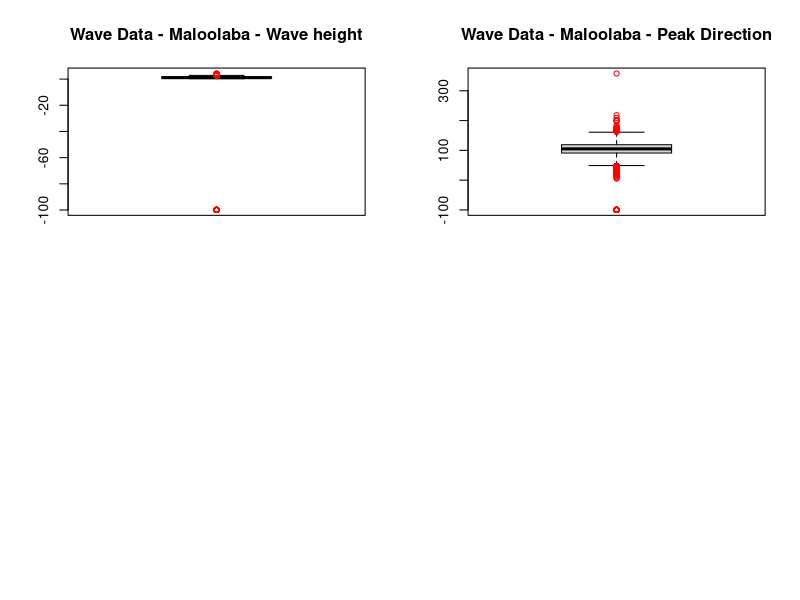
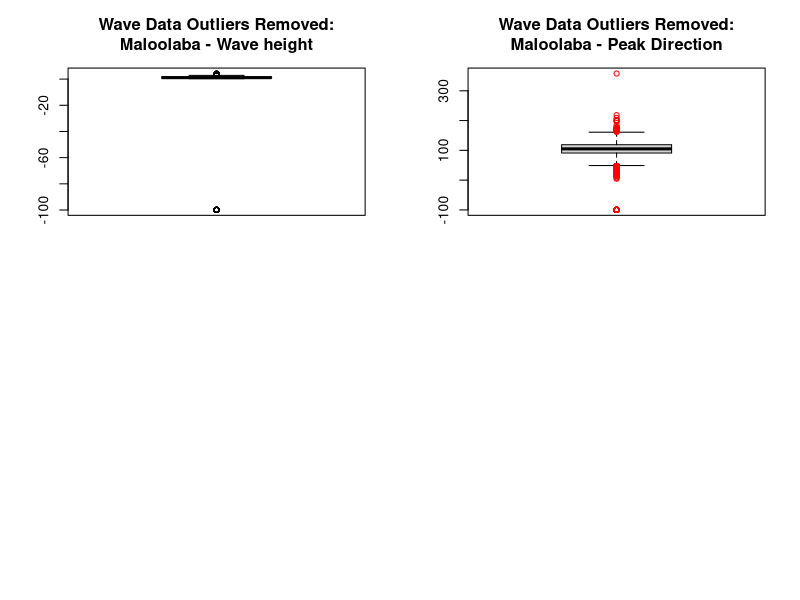

These charts were generated, in order, by the following R code:
## ---- chunk 1


## ---- chunk 2
maloolaba.waves <- read.csv(file = "./data/mooloolaba_2018-01-01t00_00-2018-10-31t23_30.csv", header = T)
caloundra.waves <- read.csv(file = "./data/caloundra-pob_2018-01-01t00_00-2018-10-31t23_30.csv", header = T)


## ---- chunk 3
head(maloolaba.waves)
tail(maloolaba.waves)

## ---- chunk 4
summary(maloolaba.waves)
## ---- chunk 5
par(mfrow=c(2,2))
boxplot(maloolaba.waves$Hs,
        data=maloolaba.waves,
        outcol="red",
        main="Wave Data - Maloolaba - Wave height") 

boxplot(maloolaba.waves$Peak.Direction,
        data=maloolaba.waves,
        outcol="red",
        main="Wave Data - Maloolaba - Peak Direction")

## ---- chunk 6
maloo.RM.outlier <- maloolaba.waves[!(apply(maloolaba.waves[,2:6], 1, 
                             function(y) dplyr::near(y, -99.9))),]
# any(abs(y + 99.9) < 1e-9) )
## ---- chunk 7
par(mfrow=c(2,2))
boxplot(maloo.RM.outlier$Hs,
        data=maloo.RM.outlier,
        main="Wave Data Outliers Removed:\nMaloolaba - Wave height") 

boxplot(maloo.RM.outlier$Peak.Direction,
        data=maloo.RM.outlier,
        outcol="red",
        main="Wave Data Outliers Removed:\nMaloolaba - Peak Direction")

